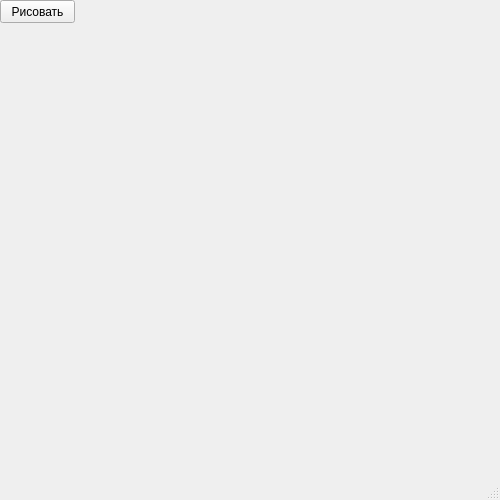
<?xml version="1.0" encoding="UTF-8"?>
<ui version="4.0">
 <class>MainWindow</class>
 <widget class="QMainWindow" name="MainWindow">
  <property name="geometry">
   <rect>
    <x>0</x>
    <y>0</y>
    <width>500</width>
    <height>500</height>
   </rect>
  </property>
  <property name="windowTitle">
   <string>Росование окружности</string>
  </property>
  <widget class="QWidget" name="centralwidget">
   <widget class="QPushButton" name="pushButton">
    <property name="geometry">
     <rect>
      <x>0</x>
      <y>0</y>
      <width>75</width>
      <height>23</height>
     </rect>
    </property>
    <property name="text">
     <string>Рисовать</string>
    </property>
   </widget>
  </widget>
  <widget class="QMenuBar" name="menubar">
   <property name="geometry">
    <rect>
     <x>0</x>
     <y>0</y>
     <width>500</width>
     <height>21</height>
    </rect>
   </property>
  </widget>
  <widget class="QStatusBar" name="statusbar"/>
 </widget>
 <resources/>
 <connections/>
</ui>
